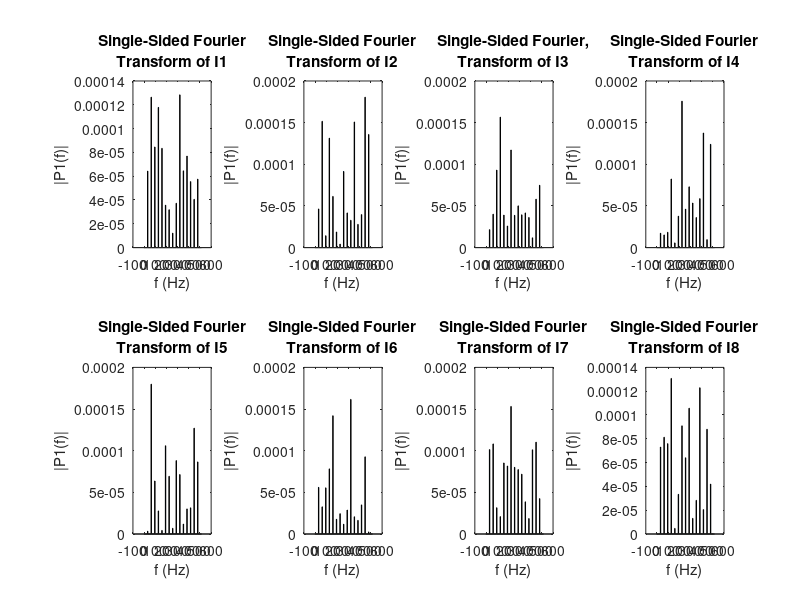

The MATLAB source for this figure: (Note: this script raises an error after producing the figure.)
Row_Size = 32;        % Matrix Size (Row)
Column_Size = 32;     % Matrix Size (Column)
M = 5;                % Power of signal frequency
N = 8;                % Power of length
f = 2^M;              % Frequency of base harmonic
Fs = 32*f;            % Sampling frequency                    
T = 1/Fs;             % Sampling period       
L = 2^N;              % Length of signal   NB: MUST be power of 2
t = (0:L-1)*T;        % Time vector (2^N samples, from 0:2^N-1)
k = 1;                % multiplier basis for orthogonal signal


% set up input sequence of voltages being, parameterised to make it 2^N 
Vin = zeros(Row_Size,L);
for i = 1:Row_Size
Vin(i,1:L) = sin(2*pi*f*t*i);
end

% Conductance Matrix Setup (range of around 5k to 50k)
G = (20*10^-6)+(rand(Row_Size,Column_Size).*200*10^-6);

% Define matrices of potentials at each node (top [U] and bottom [V])
U = zeros(Row_Size,Column_Size,L);
U_ideal = zeros(Row_Size,Column_Size,L);
V = zeros(Row_Size,Column_Size,L);
V_ideal = zeros(Row_Size,Column_Size,L);
I_U = zeros(Row_Size,Column_Size,L);
I_V = zeros(Row_Size,Column_Size,L);

% Obtain lower triangular matrix
A = ones(Row_Size,Column_Size);
Low_Tri = tril(A);

% Define line resistance
R_row = 0.1;
R_col = 0.1;

% Required to calculate estimate of current through memristors
% Initially assume no line resistance (all row nodes of U are equal to input)
% Require 3D matrix; The potential at each node of array at each point in time

for p = 1:Row_Size
    for q = 1:Column_Size
        U_ideal(p,q,1:L) = Vin(p,1:L);
    end
end

% Calculate current through each memristor
I_mem = G.*(U_ideal-V_ideal);

% Calculate row and column currents using sums of memristor currents
for q = 1:L
I_U(:,:,q) = I_mem(:,:,q)*Low_Tri;
I_V(:,:,q) = Low_Tri*I_mem(:,:,q);
end

% Construct initial U potential array (First Row) with line resistance included
for p = 1:Row_Size
    U(p,1,1:L) = Vin(p,1:L);
end

% Calculate actual U potentials of nodes due to line resistance
for i = 1:Row_Size
    for j = 2:Column_Size
        for k = 1:L
            U(i,j,k) = U(i,j-1,k) - I_U(i,j-1,k)*R_row; %why is it j-1? j?
        end
    end
end

% Calculate actual V potentials of nodes due to line resistance
for i = 2:Row_Size
    for j = 1:Column_Size
        for k = 1:L
            V(i,j,k) = V(i-1,j,k) + I_V(i-1,j,k)*R_col; %why is it i-1? i?
        end
    end
end


% END OF LINE RESISTANCE MODELLING
% THE FOLLOWING SHOWS A METHOD USED TO COMPUTE 'GUESSES' OF THE CONDUCTANCE
% MATRIX USING THE FOURIER TRANSFORM FUNCTION

% calculating for current
% transpose as column 1 resistors are multiplied by the corresponding
% current at each node at time instances
Iout = G'*Vin;

% Transform of current in each column
FT_Mem_Current = fft(Iout,L,2); %compute the fft of the current for each row

% Plotting FT I1
freq = Fs*(0:(L/2))/L;              
P2_FT_I1 = abs(FT_Mem_Current(1,1:L)/L);
P1_FT_I1 = P2_FT_I1(1:L/2+1);
P1_FT_I1(2:end-1) = 2*P1_FT_I1(2:end-1);
figure
subplot(2,4,1)
bar(freq,P1_FT_I1)
title({'Single-Sided Fourier' ,'Transform of I1'})
xlabel('f (Hz)')
ylabel('|P1(f)|')

% Plotting FT I2
freq = Fs*(0:(L/2))/L;              
P2_FT_I2 = abs(FT_Mem_Current(2,1:L)/L);
P1_FT_I2 = P2_FT_I2(1:L/2+1);
P1_FT_I2(2:end-1) = 2*P1_FT_I2(2:end-1);
subplot(2,4,2)
bar(freq,P1_FT_I2)
title({'Single-Sided Fourier', 'Transform of I2'})
xlabel('f (Hz)')
ylabel('|P1(f)|')

% Plotting FT I3
freq = Fs*(0:(L/2))/L;              
P2_FT_I3 = abs(FT_Mem_Current(3,1:L)/L);
P1_FT_I3 = P2_FT_I3(1:L/2+1);
P1_FT_I3(2:end-1) = 2*P1_FT_I3(2:end-1);
subplot(2,4,3)
bar(freq,P1_FT_I3)
title({'Single-Sided Fourier,' 'Transform of I3'})
xlabel('f (Hz)')
ylabel('|P1(f)|')

% Plotting FT I4
freq = Fs*(0:(L/2))/L;              
P2_FT_I4 = abs(FT_Mem_Current(4,1:L)/L);
P1_FT_I4 = P2_FT_I4(1:L/2+1);
P1_FT_I4(2:end-1) = 2*P1_FT_I4(2:end-1);
subplot(2,4,4)
bar(freq,P1_FT_I4)
title({'Single-Sided Fourier', 'Transform of I4'})
xlabel('f (Hz)')
ylabel('|P1(f)|')

% Plotting FT I5
freq = Fs*(0:(L/2))/L;              
P2_FT_I5 = abs(FT_Mem_Current(5,1:L)/L);
P1_FT_I5 = P2_FT_I5(1:L/2+1);
P1_FT_I5(2:end-1) = 2*P1_FT_I5(2:end-1);
subplot(2,4,5)
bar(freq,P1_FT_I5)
title({'Single-Sided Fourier', 'Transform of I5'})
xlabel('f (Hz)')
ylabel('|P1(f)|')

% Plotting FT I6
freq = Fs*(0:(L/2))/L;              
P2_FT_I6 = abs(FT_Mem_Current(6,1:L)/L);
P1_FT_I6 = P2_FT_I6(1:L/2+1);
P1_FT_I6(2:end-1) = 2*P1_FT_I6(2:end-1);
subplot(2,4,6)
bar(freq,P1_FT_I6)
title({'Single-Sided Fourier', 'Transform of I6'})
xlabel('f (Hz)')
ylabel('|P1(f)|')

% Plotting FT I7
freq = Fs*(0:(L/2))/L;              
P2_FT_I7 = abs(FT_Mem_Current(7,1:L)/L);
P1_FT_I7 = P2_FT_I7(1:L/2+1);
P1_FT_I7(2:end-1) = 2*P1_FT_I7(2:end-1);
subplot(2,4,7)
bar(freq,P1_FT_I7)
title({'Single-Sided Fourier', 'Transform of I7'})
xlabel('f (Hz)')
ylabel('|P1(f)|')

% Plotting FT I8
freq = Fs*(0:(L/2))/L;              
P2_FT_I8 = abs(FT_Mem_Current(8,1:L)/L);
P1_FT_I8 = P2_FT_I8(1:L/2+1);
P1_FT_I8(2:end-1) = 2*P1_FT_I8(2:end-1);
subplot(2,4,8)
bar(freq,P1_FT_I8)
title({'Single-Sided Fourier', 'Transform of I8'})
xlabel('f (Hz)')
ylabel('|P1(f)|')

% Use fourier transform to compute estimate for new conductance matrix
G_fourier(1:8,1) = P1_FT_I1(2:9);
G_fourier(1:8,2) = P1_FT_I2(2:9);
G_fourier(1:8,3) = P1_FT_I3(2:9);
G_fourier(1:8,4) = P1_FT_I4(2:9);
G_fourier(1:8,5) = P1_FT_I5(2:9);
G_fourier(1:8,6) = P1_FT_I6(2:9);
G_fourier(1:8,7) = P1_FT_I7(2:9);
G_fourier(1:8,8) = P1_FT_I8(2:9);

% Calculate new current from conductance matrix
Iout_1 = G_fourier'*Vin;

% Find error between 'measured' current and 'guessed' current
error_1 = Iout_1 - Iout;
mean_error_1 = zeros(8,8);
for k = 1:8 
mean_error_1 (k,1:8) = mean(error_1,2);
end

% Correct conductance by adding/subtracting error to conductance
G_1 = G_fourier - mean_error_1;

% 2nd iteration
Iout_2 = G_1'*Vin;
error_2 = Iout_2 - Iout_1;
mean_error_2 = zeros(8,8);
for k = 1:8 
mean_error_2 (k,1:8) = mean(error_2,2);
end
G_2 = G_1 - mean_error_2;

% 3rd iteration
Iout_3 = G_2'*Vin;
error_3 = Iout_3 - Iout_2;
mean_error_3 = zeros(8,8);
for k = 1:8 
mean_error_3 (k,1:8) = mean(error_3,2);
end
G_3 = G_2 - mean_error_3;

% 4th iteration
Iout_4 = G_3'*Vin;
error_4 = Iout_4 - Iout_3;
mean_error_4 = zeros(8,8);
for k = 1:8 
mean_error_4 (k,1:8) = mean(error_4,2);
end
G_4 = G_3 - mean_error_4;

%Plotting the Fourier Transform of signal
%{ 
figure
plot(t,v1);                 %signal for FT to be taken
Y = fft(v1);                %transform of input
freq = Fs*(0:(L/2))/L;      %define frequency axis
P2 = abs(Y/L);
P1 = P2(1:L/2+1);
P1(2:end-1) = 2*P1(2:end-1);
bar(freq,P1) 
title('Single-Sided Amplitude Spectrum of S(t)')
xlabel('f (Hz)')
ylabel('|P1(f)|')
%}